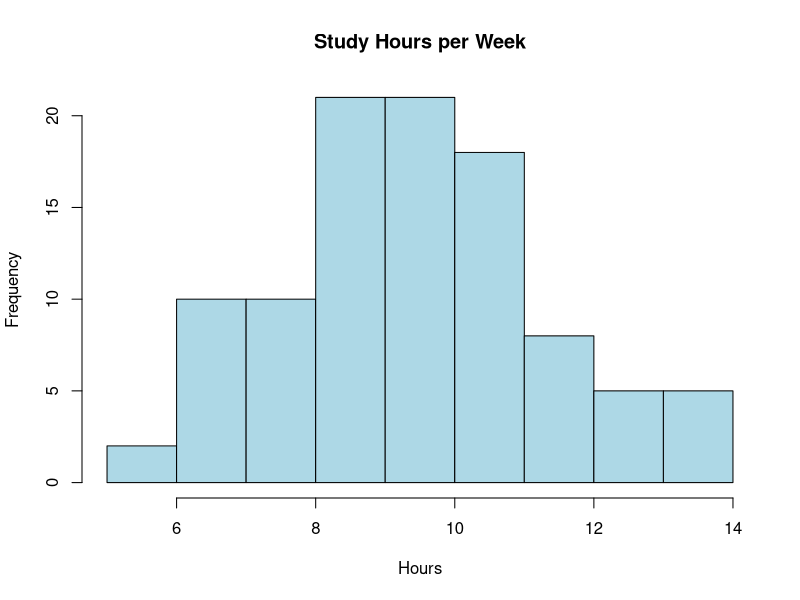
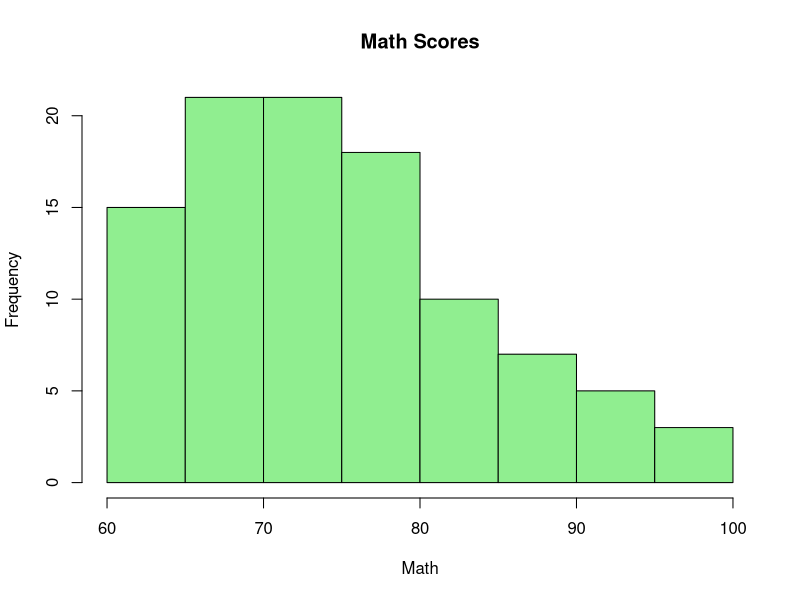
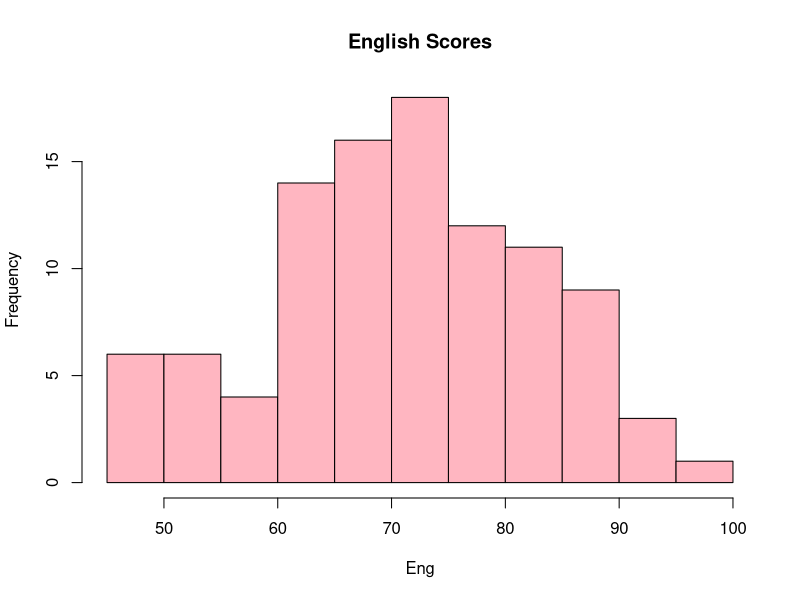
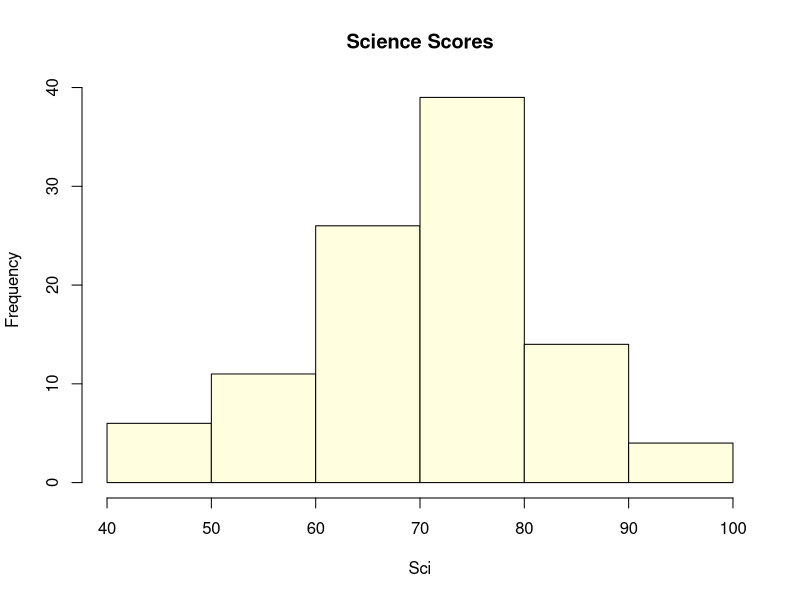
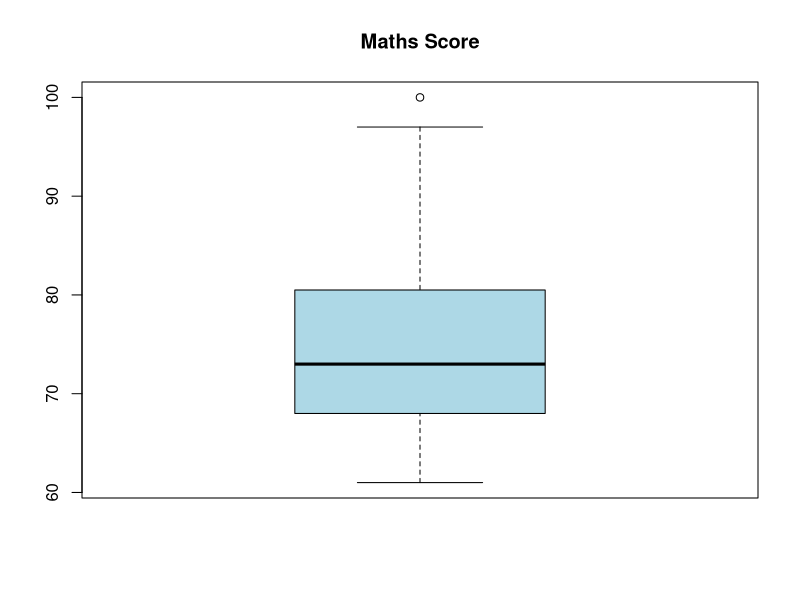
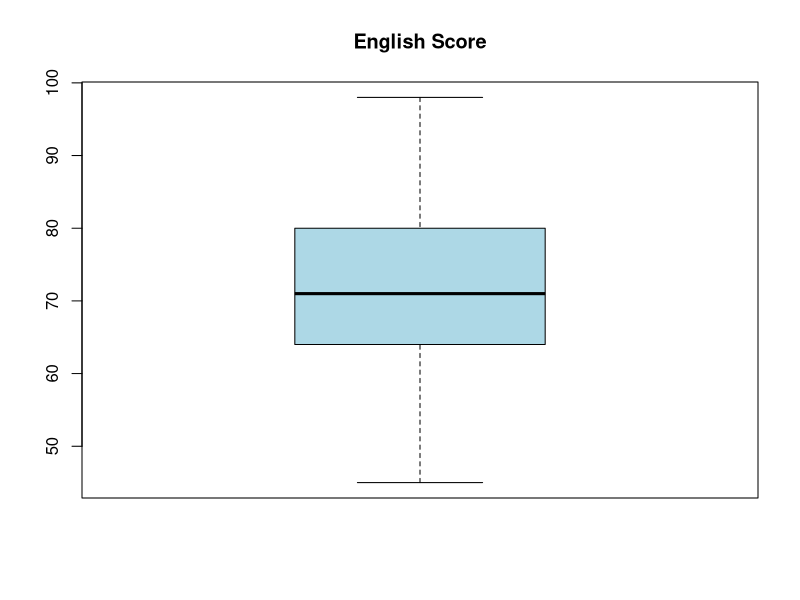
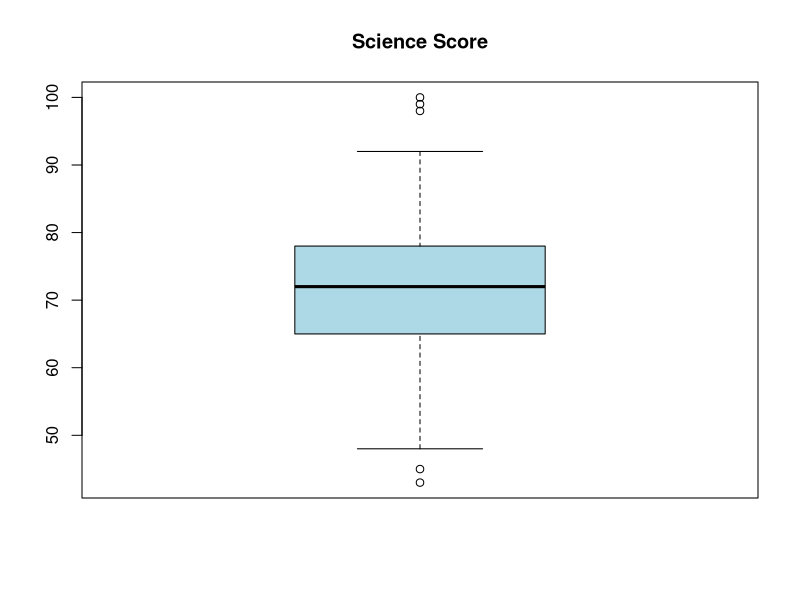
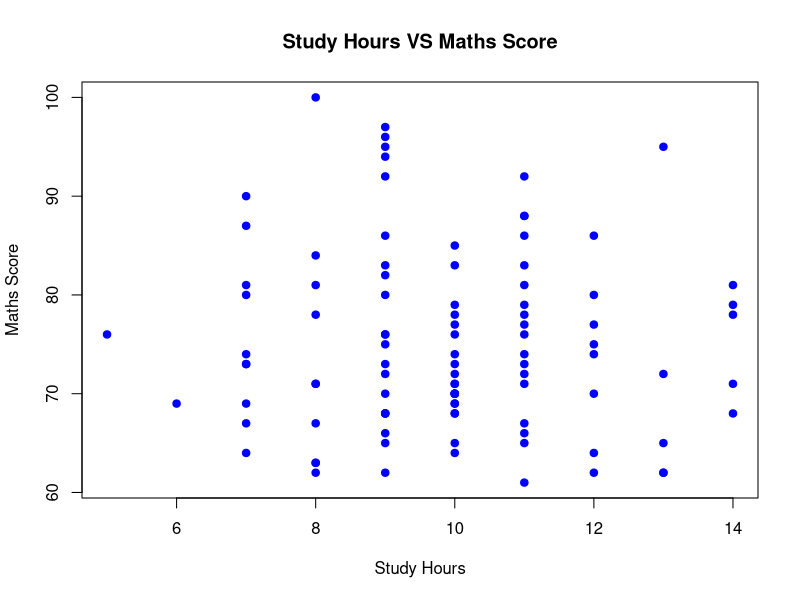

Source code (R) for these figures, in order:
#Question 8
#Data preparation
#Number of Records: 100 students.
#Fields and Values:
#Gender: Randomly assign "Male" or "Female".
#Study Hours Per Week: Generate values following a normal distribution with a mean of 10 hours and a standard deviation of 2 hours. Ensure all values are at least 5 hours.
#Math Score: Generate integer scores based on a normal distribution with a mean of 75 and a standard deviation of 10. Ensure scores are between 0 and 100.
#English Score: Generate integer scores based on a normal distribution with a mean of 70 and a standard deviation of 12. Ensure scores are between 0 and 100.
#Science Score: Generate integer scores based on a normal distribution with a mean of 72 and a standard deviation of 11. Ensure scores are between 0 and 100.
#Using R, perform the following tasks:


#Step 1: Data Preparation

set.seed(123)
n<-100
gender<-sample(c("Male","Female"),n,replace = TRUE)
study_hours<-pmax(round(rnorm(n,mean = 10,sd=2)),5)
math_scores<-pmax(pmin(round(rnorm(n,mean = 75,sd=10)),100),0)
english_scores<-pmax(pmin(round(rnorm(n,mean = 70,sd=12)),100),0)
science_scores<-pmax(pmin(round(rnorm(n,mean = 72,sd=11)),100),0)

student<-data.frame(
  Gender = gender,
  Study = study_hours,
  Maths = math_scores,
  Eng = english_scores,
  Sci = science_scores
)

head(student)

#Step 2: Univariate Analysis

#Generate summary statistics for each variable (e.g., mean, median, quartiles).
summary(student)

#Create histograms to explore the distribution of the study hours and exam scores.
hist(student$Study,main = "Study Hours per Week",xlab = "Hours",col = "lightblue")
hist(student$Maths,main = "Math Scores",xlab = "Math",col = "lightgreen")
hist(student$Eng,main = "English Scores",xlab = "Eng",col = "lightpink")
hist(student$Sci,main = "Science Scores",xlab = "Sci",col = "lightyellow")

#Provide boxplots to detect any potential outliers in the exam scores.
boxplot(student$Maths,main = "Maths Score",col = "lightblue")
boxplot(student$Eng,main = "English Score",col = "lightblue")
boxplot(student$Sci,main = "Science Score",col = "lightblue")

#Step 3: Bivariate Analysis

#Create scatter plots to examine the relationship between study hours and math scores, English scores, and science scores, respectively.
plot(student$Study,student$Maths,main = "Study Hours VS Maths Score",xlab = "Study Hours",ylab = "Maths Score",col = "blue",pch=19)
plot(student$Study,student$Eng,main = "Study Hours VS English Score",xlab = "Study Hours",ylab = "English Score",col = "red",pch=19)
plot(student$Study,student$Sci,main = "Study Hours VS Science Score",xlab = "Study Hours",ylab = "Science Score",col = "green",pch=19)

#Compute the correlation between study hours and each of the exam scores.
cor(student$Study,student$Maths)
cor(student$Study,student$Eng)
cor(student$Study,student$Sci)

#Create boxplots to visualize differences in Math, English, and Science scores based on gender.
boxplot(Maths~Gender,data = student,main = "Maths Scored based on Gender",col = c("lightblue", "lightgreen"))
boxplot(Eng~Gender,data = student,main = "English Scored based on Gender",col = c("lightblue", "lightgreen"))
boxplot(Sci~Gender,data = student,main = "Science Scored based on Gender",col = c("lightblue", "lightgreen"))

#Step 4: Multivariate Analysis

#Perform a multiple linear regression to predict Math scores using study hours, gender, English scores, and science scores as predictors.
model<-lm(Maths~Study+Gender+Eng+Sci,data = student)
print(model)

#Interpret the significance of each predictor and provide insights from the model.
summary(model)

#Visualize the correlation matrix for study hours and the three exam scores.
cor_matrix<-cor(student[,c("Study", "Maths", "Eng", "Sci")])
print(cor_matrix)
library(corrplot)
corrplot(cor_matrix,method = "color",addCoef.col = "black")
